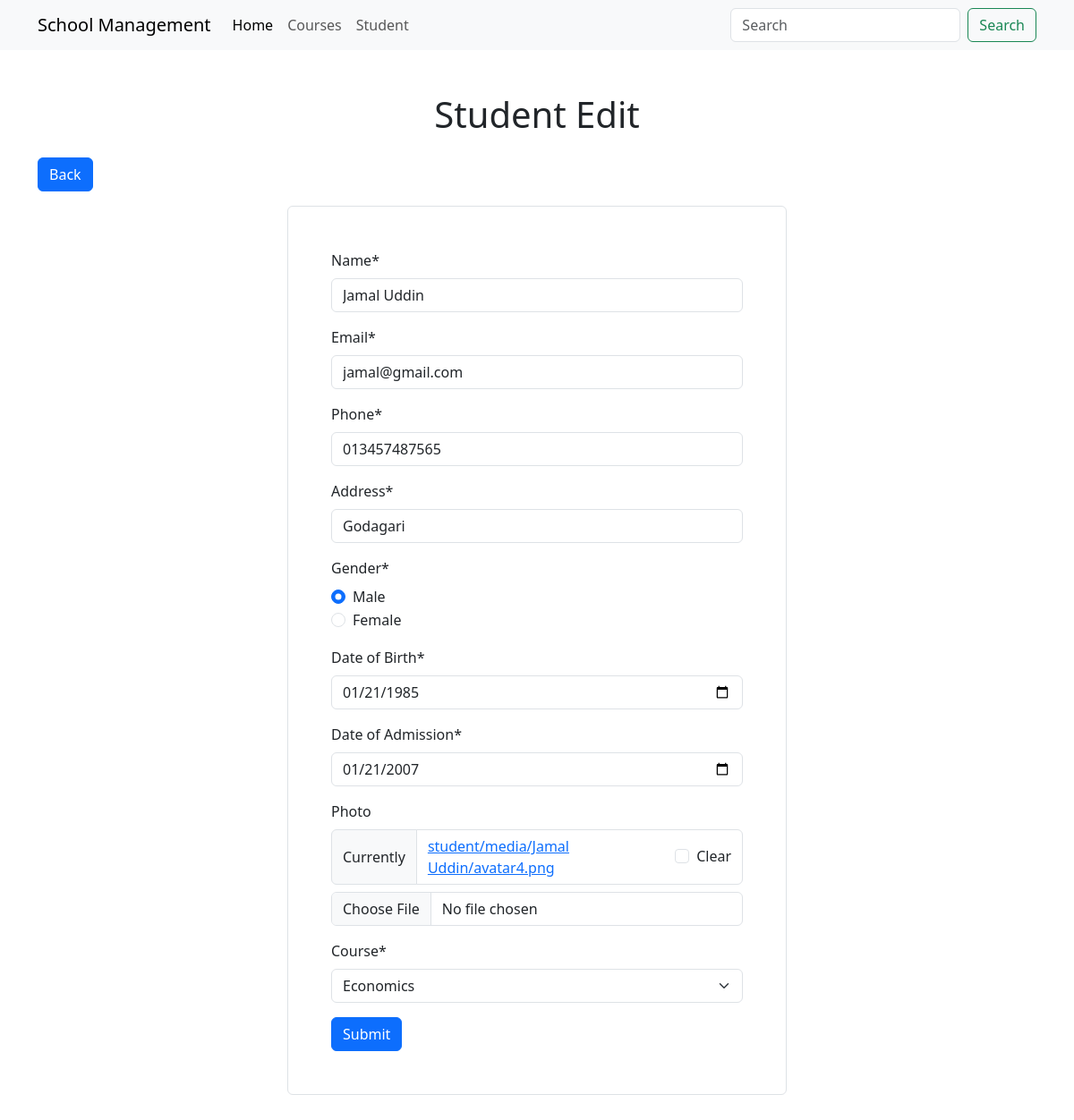
The app's page /student/edit/1/, older data.
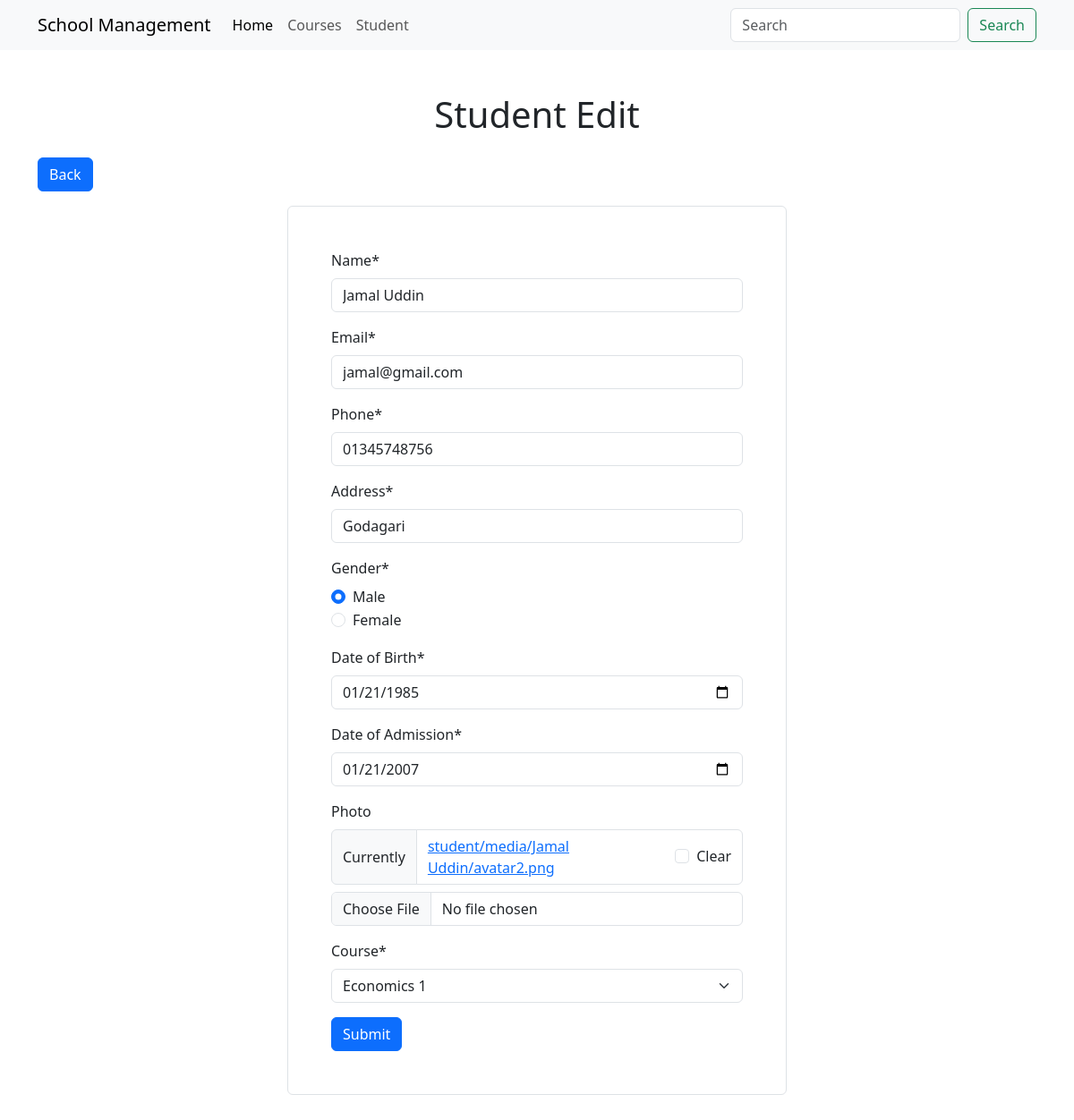
The same page, newer data.
### student/models.py (models this page shows, shortened)
class Student(models.Model):
    name = models.CharField(max_length=100)
    email = models.EmailField()
    phone = models.CharField(max_length=20)
    address = models.CharField(max_length=200)
    gender = models.CharField(max_length=10)
    date_of_birth = models.DateField()
    date_of_admission = models.DateField()
    photo = models.ImageField(upload_to=student_directory_path, null=True, blank=True)
    course = models.ForeignKey('course.Course', on_delete=models.CASCADE)

### course/models.py (models this page shows)
class Course(models.Model):
    name = models.CharField(max_length=100)
    course_code = models.CharField(max_length=10)
    credit = models.IntegerField()
    price = models.DecimalField(max_digits=10, decimal_places=2)
    is_active = models.BooleanField(default=True)
    def __str__(self):
        return self.name

### student/views.py (the view)
# urls.py: path('student/edit/<int:student_id>/', views.student_edit, name='student_edit'),
def student_edit(request, student_id):
    student = Student.objects.get(id=student_id)
    if request.method == 'POST':
        form = StudentForm(request.POST, request.FILES, instance=student)
        if form.is_valid():
            form.save()
            messages.add_message(request, messages.SUCCESS, "Student updated successfully")
            return redirect('student_index')
    else:
        form = StudentForm(instance=student)
    return render(request, 'student/edit.html', {'form': form, 'student': student})

### student/forms.py
class StudentForm(forms.ModelForm):
    class Meta:
        model = Student
        fields = '__all__'
        widgets = {
            'date_of_birth': forms.DateInput(attrs={'type': 'date'}),
            'date_of_admission': forms.DateInput(attrs={'type': 'date'}),
            'gender': forms.RadioSelect(
                choices=(
                    ('male', 'Male'),
                    ('female', 'Female')
                )
            ),
        }
        labels = {
            'name': 'Name',
            'email': 'Email',
            'phone': 'Phone',
            'address': 'Address',
            'gender': 'Gender',
            'date_of_birth': 'Date of Birth',
            'date_of_admission': 'Date of Admission',
            'photo': 'Photo',
            'course': 'Course',
        }

### student/templates/student/edit.html (shortened to what this page needs)
{% extends 'base.html' %}
{%load crispy_forms_tags %}
{% block content %}
    <h1 class="text-center">Student Edit</h1>
    <a href="{% url 'student_index' %}" class="btn btn-primary my-3">Back</a>
    <form method="POST" class="border p-5 rounded w-50 mx-auto" enctype="multipart/form-data">
        {{ form|crispy }}
        <button type="submit" class="btn btn-primary">Submit</button>
    </form>
{% endblock content %}

Row changes from the older to the newer data that the page shows:
changed Student "jamal@gmail.com": phone "013457487565" → "01345748756"; course "Economics" → "Economics 1"
Text that changed along with them:
text no longer shown: "Name * Email * Phone * Address * Gender * Male Female Date of Birth * Date of Admission * Photo Currently student/media/Jamal Uddin/avatar4.png Clear Course *"
text now shown: "Name * Email * Phone * Address * Gender * Male Female Date of Birth * Date of Admission * Photo Currently student/media/Jamal Uddin/avatar2.png Clear Course *"
